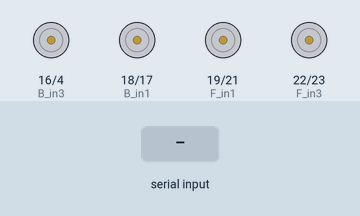
Simulated run of this sketch. Board: Arduino Mega 2560, built with avr-gcc and run on an emulated ATmega2560. Shown: motor-driver pin pairs drawn as motors (green arrow = first pin HIGH = forward, orange = second pin HIGH = backward, longer = more drive). Inputs (shaded band) come from the test bench. What the sketch prints to the serial monitor is not drawn.

Above: at 1.2 s.
1.3 s: "F\n" received over Serial
At 2.1 s:
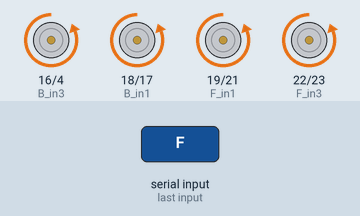
Timing chart, 0 to 4.3 s (numbered marks = the images above; inputs shaded):
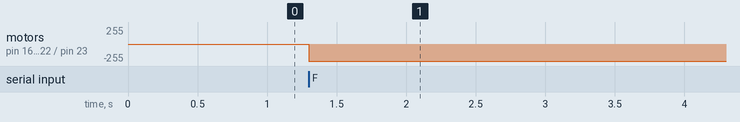

Measured:
- after the input at 1.3 s, motor on pin 16 (B_in3) / pin 4 (B_in4), motor on pin 18 (B_in1) / pin 17 (B_in2), motor on pin 19 (F_in1) / pin 21 (F_in2), motor on pin 22 (F_in3) / pin 23 (F_in4): stopped → backward 255/255 at once

The sketch:

Motor.ino
```cpp
#include <Arduino.h>

// Définition des broches
// Front Left Motor
#define F_in1 19
#define F_in2 21
// Front Right Motor
#define F_in3 22
#define F_in4 23

// Back Left Motor
#define B_in1 18
#define B_in2 17
// Back Right Motor
#define B_in3 16
#define B_in4 4

void forward(int sec) {
  digitalWrite(F_in1, LOW);
  digitalWrite(F_in2, HIGH);
  digitalWrite(B_in1, LOW);
  digitalWrite(B_in2, HIGH);

  digitalWrite(F_in3, LOW);
  digitalWrite(F_in4, HIGH);
  digitalWrite(B_in3, LOW);
  digitalWrite(B_in4, HIGH);
  delay(sec * 1000);
}

void reverse(int sec) {
  digitalWrite(F_in1, HIGH);
  digitalWrite(F_in2, LOW);
  digitalWrite(B_in1, HIGH);
  digitalWrite(B_in2, LOW);

  digitalWrite(F_in3, HIGH);
  digitalWrite(F_in4, LOW);
  digitalWrite(B_in3, HIGH);
  digitalWrite(B_in4, LOW);
  delay(sec * 1000);
}

void turn_left(int sec) {
  digitalWrite(F_in1, LOW);
  digitalWrite(F_in2, LOW);
  digitalWrite(B_in1, HIGH);
  digitalWrite(B_in2, LOW);

  digitalWrite(F_in3, HIGH);
  digitalWrite(F_in4, LOW);
  digitalWrite(B_in3, HIGH);
  digitalWrite(B_in4, LOW);
  delay(sec * 1000);
}

void stop(int sec) {
  digitalWrite(F_in1, LOW);
  digitalWrite(F_in2, LOW);
  digitalWrite(B_in1, LOW);
  digitalWrite(B_in2, LOW);

  digitalWrite(F_in4, LOW);
  digitalWrite(F_in3, LOW);
  digitalWrite(B_in4, LOW);
  digitalWrite(B_in3, LOW);
  delay(sec * 1000);
}

void setup() {
  Serial.begin(115200);
  Serial.println("GPIO setup");

  // Configurer les broches en sortie
  pinMode(F_in1, OUTPUT);
  pinMode(F_in2, OUTPUT);
  pinMode(F_in3, OUTPUT);
  pinMode(F_in4, OUTPUT);
  pinMode(B_in1, OUTPUT);
  pinMode(B_in2, OUTPUT);
  pinMode(B_in3, OUTPUT);
  pinMode(B_in4, OUTPUT);

  // Initialiser à LOW
  stop(0);
}

void loop() {
  if (Serial.available()) {
    String cmd = Serial.readStringUntil('\n');

    if (cmd == "F") {
      forward(5);
    } else if (cmd == "B") {
      reverse(3);
    } else if (cmd == "L") {
      turn_left(2);
    } else if (cmd == "S") {
      stop(3);
    } else {
      Serial.println("Commande inconnue.");
    }


    /* switch(command) {
      case 'F': // Avancer
        Serial.println("Commande : Avancer");
        forward(5);
        break;
       case 'B': // Reculer
        Serial.println("Commande : Reculer");
        reverse(3);
        break;
      case 'L': // Tourner à gauche
        Serial.println("Commande : Gauche");
        turn_left(2);
        break;
      case 'S': // Stop
        Serial.println("Commande : Stop");
        stop(3);
        break;
      default:
        Serial.println("Commande inconnue.");
    }
  } */
  }
}
```
